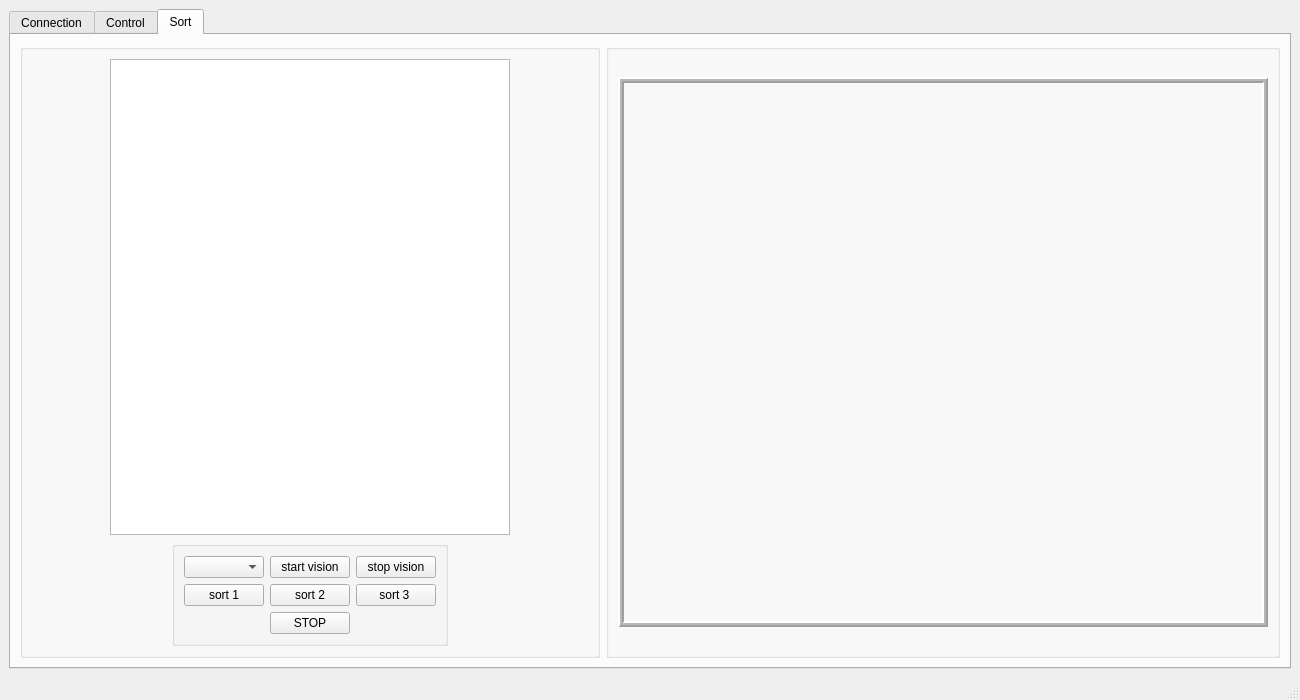
<?xml version="1.0" encoding="UTF-8"?>
<ui version="4.0">
 <class>MainWindow</class>
 <widget class="QMainWindow" name="MainWindow">
  <property name="geometry">
   <rect>
    <x>0</x>
    <y>0</y>
    <width>1300</width>
    <height>700</height>
   </rect>
  </property>
  <property name="minimumSize">
   <size>
    <width>1300</width>
    <height>700</height>
   </size>
  </property>
  <property name="windowTitle">
   <string>MainWindow</string>
  </property>
  <widget class="QWidget" name="centralwidget">
   <layout class="QHBoxLayout" name="horizontalLayout">
    <item>
     <widget class="QTabWidget" name="tabWidget">
      <property name="enabled">
       <bool>true</bool>
      </property>
      <property name="currentIndex">
       <number>2</number>
      </property>
      <widget class="QWidget" name="tab_con">
       <property name="enabled">
        <bool>true</bool>
       </property>
       <attribute name="title">
        <string>Connection</string>
       </attribute>
       <layout class="QGridLayout" name="gridLayout_3">
        <item row="0" column="0">
         <widget class="QGroupBox" name="groupBox_5">
          <property name="maximumSize">
           <size>
            <width>600</width>
            <height>220</height>
           </size>
          </property>
          <property name="title">
           <string/>
          </property>
          <layout class="QGridLayout" name="gridLayout_2">
           <item row="3" column="0">
            <spacer name="verticalSpacer">
             <property name="orientation">
              <enum>Qt::Vertical</enum>
             </property>
             <property name="sizeHint" stdset="0">
              <size>
               <width>20</width>
               <height>40</height>
              </size>
             </property>
            </spacer>
           </item>
           <item row="4" column="3">
            <widget class="QPushButton" name="pushButton_13">
             <property name="enabled">
              <bool>false</bool>
             </property>
             <property name="text">
              <string>Disconnect</string>
             </property>
            </widget>
           </item>
           <item row="0" column="0">
            <widget class="QLabel" name="label_3">
             <property name="text">
              <string>Port:</string>
             </property>
            </widget>
           </item>
           <item row="0" column="2">
            <widget class="QLabel" name="label_4">
             <property name="text">
              <string>Baud Rate:</string>
             </property>
            </widget>
           </item>
           <item row="0" column="3">
            <widget class="QLabel" name="label_5">
             <property name="text">
              <string>Databits:</string>
             </property>
            </widget>
           </item>
           <item row="0" column="4">
            <widget class="QLabel" name="label_6">
             <property name="text">
              <string>Stopbits:</string>
             </property>
            </widget>
           </item>
           <item row="2" column="3">
            <widget class="QComboBox" name="comboBox_3">
             <item>
              <property name="text">
               <string>8</string>
              </property>
             </item>
             <item>
              <property name="text">
               <string>5</string>
              </property>
             </item>
             <item>
              <property name="text">
               <string>6</string>
              </property>
             </item>
             <item>
              <property name="text">
               <string>7</string>
              </property>
             </item>
            </widget>
           </item>
           <item row="2" column="0">
            <widget class="QComboBox" name="comboBox"/>
           </item>
           <item row="2" column="4">
            <widget class="QComboBox" name="comboBox_4">
             <item>
              <property name="text">
               <string>2</string>
              </property>
             </item>
             <item>
              <property name="text">
               <string>1</string>
              </property>
             </item>
             <item>
              <property name="text">
               <string>1.5</string>
              </property>
             </item>
            </widget>
           </item>
           <item row="2" column="2">
            <widget class="QComboBox" name="comboBox_2">
             <item>
              <property name="text">
               <string>9600</string>
              </property>
             </item>
             <item>
              <property name="text">
               <string>4800</string>
              </property>
             </item>
             <item>
              <property name="text">
               <string>2400</string>
              </property>
             </item>
             <item>
              <property name="text">
               <string>19200</string>
              </property>
             </item>
             <item>
              <property name="text">
               <string>38400</string>
              </property>
             </item>
             <item>
              <property name="text">
               <string>57600</string>
              </property>
             </item>
             <item>
              <property name="text">
               <string>115200</string>
              </property>
             </item>
            </widget>
           </item>
           <item row="2" column="1">
            <widget class="QComboBox" name="comboBox_5">
             <item>
              <property name="text">
               <string>Even</string>
              </property>
             </item>
             <item>
              <property name="text">
               <string>None</string>
              </property>
             </item>
             <item>
              <property name="text">
               <string>Odd</string>
              </property>
             </item>
             <item>
              <property name="text">
               <string>Mark</string>
              </property>
             </item>
             <item>
              <property name="text">
               <string>Space</string>
              </property>
             </item>
            </widget>
           </item>
           <item row="0" column="1">
            <widget class="QLabel" name="label_7">
             <property name="text">
              <string>Parity:</string>
             </property>
            </widget>
           </item>
           <item row="4" column="1">
            <widget class="QPushButton" name="pushButton_12">
             <property name="enabled">
              <bool>true</bool>
             </property>
             <property name="text">
              <string>Connect</string>
             </property>
            </widget>
           </item>
          </layout>
         </widget>
        </item>
       </layout>
      </widget>
      <widget class="QWidget" name="tab_cntrl">
       <property name="enabled">
        <bool>false</bool>
       </property>
       <attribute name="title">
        <string>Control</string>
       </attribute>
       <layout class="QGridLayout" name="gridLayout_9">
        <item row="0" column="1">
         <widget class="QGroupBox" name="groupBox_7">
          <property name="title">
           <string>Joint</string>
          </property>
          <layout class="QGridLayout" name="gridLayout_5">
           <item row="2" column="0" alignment="Qt::AlignRight">
            <widget class="QLabel" name="label_11">
             <property name="text">
              <string>J3</string>
             </property>
            </widget>
           </item>
           <item row="3" column="0" alignment="Qt::AlignRight">
            <widget class="QLabel" name="label_12">
             <property name="text">
              <string>J5</string>
             </property>
            </widget>
           </item>
           <item row="0" column="1">
            <widget class="QPushButton" name="pushButton_7">
             <property name="text">
              <string>+</string>
             </property>
            </widget>
           </item>
           <item row="0" column="0" alignment="Qt::AlignRight">
            <widget class="QLabel" name="label_9">
             <property name="text">
              <string>J1</string>
             </property>
            </widget>
           </item>
           <item row="0" column="2">
            <widget class="QPushButton" name="pushButton_8">
             <property name="text">
              <string>-</string>
             </property>
            </widget>
           </item>
           <item row="1" column="0" alignment="Qt::AlignRight">
            <widget class="QLabel" name="label_10">
             <property name="text">
              <string>J2</string>
             </property>
            </widget>
           </item>
           <item row="4" column="0" alignment="Qt::AlignRight">
            <widget class="QLabel" name="label_13">
             <property name="text">
              <string>J6</string>
             </property>
            </widget>
           </item>
           <item row="1" column="1">
            <widget class="QPushButton" name="pushButton_9">
             <property name="text">
              <string>+</string>
             </property>
            </widget>
           </item>
           <item row="1" column="2">
            <widget class="QPushButton" name="pushButton_10">
             <property name="text">
              <string>-</string>
             </property>
            </widget>
           </item>
           <item row="2" column="1">
            <widget class="QPushButton" name="pushButton_11">
             <property name="text">
              <string>+</string>
             </property>
            </widget>
           </item>
           <item row="2" column="2">
            <widget class="QPushButton" name="pushButton_14">
             <property name="text">
              <string>-</string>
             </property>
            </widget>
           </item>
           <item row="3" column="1">
            <widget class="QPushButton" name="pushButton_15">
             <property name="text">
              <string>+</string>
             </property>
            </widget>
           </item>
           <item row="3" column="2">
            <widget class="QPushButton" name="pushButton_16">
             <property name="text">
              <string>-</string>
             </property>
            </widget>
           </item>
           <item row="4" column="1">
            <widget class="QPushButton" name="pushButton_17">
             <property name="text">
              <string>+</string>
             </property>
            </widget>
           </item>
           <item row="4" column="2">
            <widget class="QPushButton" name="pushButton_18">
             <property name="text">
              <string>-</string>
             </property>
            </widget>
           </item>
          </layout>
         </widget>
        </item>
        <item row="1" column="0" rowspan="2">
         <widget class="QGroupBox" name="groupBox_8">
          <property name="title">
           <string>Servo</string>
          </property>
          <layout class="QGridLayout" name="gridLayout_6">
           <item row="3" column="0">
            <widget class="QLabel" name="label_14">
             <property name="text">
              <string>Speed :</string>
             </property>
            </widget>
           </item>
           <item row="3" column="1" colspan="2">
            <widget class="QLabel" name="label_15">
             <property name="text">
              <string>klkl</string>
             </property>
            </widget>
           </item>
           <item row="4" column="0" colspan="3">
            <widget class="QSlider" name="horizontalSlider">
             <property name="orientation">
              <enum>Qt::Horizontal</enum>
             </property>
            </widget>
           </item>
           <item row="1" column="2">
            <widget class="QPushButton" name="pushButton_19">
             <property name="text">
              <string>On</string>
             </property>
            </widget>
           </item>
           <item row="1" column="0">
            <widget class="QPushButton" name="pushButton_20">
             <property name="enabled">
              <bool>false</bool>
             </property>
             <property name="text">
              <string>Off</string>
             </property>
            </widget>
           </item>
           <item row="5" column="2">
            <widget class="QPushButton" name="pushButton_24">
             <property name="text">
              <string>Conf. Speed</string>
             </property>
            </widget>
           </item>
           <item row="5" column="0">
            <widget class="QPushButton" name="pushButton_21">
             <property name="text">
              <string>ERROR RESET</string>
             </property>
            </widget>
           </item>
          </layout>
         </widget>
        </item>
        <item row="1" column="1">
         <widget class="QGroupBox" name="groupBox_9">
          <property name="title">
           <string>Chwytak</string>
          </property>
          <layout class="QGridLayout" name="gridLayout_7">
           <item row="0" column="0">
            <widget class="QPushButton" name="pushButton_22">
             <property name="text">
              <string>On</string>
             </property>
            </widget>
           </item>
           <item row="0" column="1">
            <widget class="QPushButton" name="pushButton_23">
             <property name="enabled">
              <bool>false</bool>
             </property>
             <property name="text">
              <string>Off</string>
             </property>
            </widget>
           </item>
          </layout>
         </widget>
        </item>
        <item row="0" column="0">
         <widget class="QGroupBox" name="groupBox_6">
          <property name="title">
           <string>XYZ</string>
          </property>
          <layout class="QGridLayout" name="gridLayout_4">
           <item row="2" column="0" alignment="Qt::AlignRight">
            <widget class="QLabel" name="label_8">
             <property name="text">
              <string>Z</string>
             </property>
            </widget>
           </item>
           <item row="0" column="0" alignment="Qt::AlignRight">
            <widget class="QLabel" name="label">
             <property name="text">
              <string>X</string>
             </property>
            </widget>
           </item>
           <item row="0" column="2">
            <widget class="QPushButton" name="pushButton_2">
             <property name="text">
              <string>-</string>
             </property>
            </widget>
           </item>
           <item row="0" column="1">
            <widget class="QPushButton" name="pushButton">
             <property name="text">
              <string>+</string>
             </property>
            </widget>
           </item>
           <item row="2" column="2">
            <widget class="QPushButton" name="pushButton_6">
             <property name="text">
              <string>-</string>
             </property>
            </widget>
           </item>
           <item row="1" column="0" alignment="Qt::AlignRight">
            <widget class="QLabel" name="label_2">
             <property name="text">
              <string>Y</string>
             </property>
            </widget>
           </item>
           <item row="1" column="2">
            <widget class="QPushButton" name="pushButton_4">
             <property name="text">
              <string>-</string>
             </property>
            </widget>
           </item>
           <item row="2" column="1">
            <widget class="QPushButton" name="pushButton_5">
             <property name="enabled">
              <bool>false</bool>
             </property>
             <property name="text">
              <string>+</string>
             </property>
            </widget>
           </item>
           <item row="1" column="1">
            <widget class="QPushButton" name="pushButton_3">
             <property name="text">
              <string>+</string>
             </property>
            </widget>
           </item>
          </layout>
         </widget>
        </item>
        <item row="3" column="0" colspan="2">
         <widget class="QGroupBox" name="groupBox_10">
          <property name="title">
           <string>Output Message</string>
          </property>
          <layout class="QGridLayout" name="gridLayout_8">
           <item row="0" column="0">
            <widget class="QLabel" name="label_17">
             <property name="text">
              <string>None</string>
             </property>
            </widget>
           </item>
          </layout>
         </widget>
        </item>
       </layout>
      </widget>
      <widget class="QWidget" name="tab_srt">
       <property name="enabled">
        <bool>true</bool>
       </property>
       <attribute name="title">
        <string>Sort</string>
       </attribute>
       <layout class="QHBoxLayout" name="horizontalLayout_2">
        <item>
         <widget class="QGroupBox" name="groupBox">
          <property name="enabled">
           <bool>true</bool>
          </property>
          <property name="title">
           <string/>
          </property>
          <layout class="QVBoxLayout" name="verticalLayout_2">
           <item alignment="Qt::AlignHCenter">
            <widget class="QTableView" name="obiekty">
             <property name="enabled">
              <bool>true</bool>
             </property>
             <property name="minimumSize">
              <size>
               <width>400</width>
               <height>300</height>
              </size>
             </property>
             <property name="maximumSize">
              <size>
               <width>400</width>
               <height>16000000</height>
              </size>
             </property>
            </widget>
           </item>
           <item alignment="Qt::AlignHCenter">
            <widget class="QGroupBox" name="groupBox_4">
             <property name="enabled">
              <bool>true</bool>
             </property>
             <property name="maximumSize">
              <size>
               <width>300</width>
               <height>300</height>
              </size>
             </property>
             <property name="title">
              <string/>
             </property>
             <layout class="QGridLayout" name="gridLayout">
              <item row="0" column="0">
               <widget class="QComboBox" name="comboBox_6">
                <property name="enabled">
                 <bool>true</bool>
                </property>
               </widget>
              </item>
              <item row="0" column="2">
               <widget class="QPushButton" name="stop_vis">
                <property name="text">
                 <string>stop vision</string>
                </property>
               </widget>
              </item>
              <item row="1" column="0">
               <widget class="QPushButton" name="start_process">
                <property name="text">
                 <string>sort 1</string>
                </property>
               </widget>
              </item>
              <item row="0" column="1">
               <widget class="QPushButton" name="start_vis">
                <property name="enabled">
                 <bool>true</bool>
                </property>
                <property name="text">
                 <string>start vision</string>
                </property>
               </widget>
              </item>
              <item row="1" column="1">
               <widget class="QPushButton" name="pushButton_25">
                <property name="text">
                 <string>sort 2</string>
                </property>
               </widget>
              </item>
              <item row="1" column="2">
               <widget class="QPushButton" name="pushButton_26">
                <property name="text">
                 <string>sort 3 </string>
                </property>
               </widget>
              </item>
              <item row="2" column="1">
               <widget class="QPushButton" name="pushButton_27">
                <property name="text">
                 <string>STOP</string>
                </property>
               </widget>
              </item>
             </layout>
            </widget>
           </item>
          </layout>
         </widget>
        </item>
        <item>
         <widget class="QGroupBox" name="groupBox_2">
          <layout class="QVBoxLayout" name="verticalLayout">
           <item>
            <widget class="QLabel" name="Sort_vision">
             <property name="minimumSize">
              <size>
               <width>650</width>
               <height>550</height>
              </size>
             </property>
             <property name="maximumSize">
              <size>
               <width>650</width>
               <height>550</height>
              </size>
             </property>
             <property name="frameShape">
              <enum>QFrame::Box</enum>
             </property>
             <property name="frameShadow">
              <enum>QFrame::Raised</enum>
             </property>
             <property name="lineWidth">
              <number>2</number>
             </property>
             <property name="midLineWidth">
              <number>2</number>
             </property>
             <property name="text">
              <string/>
             </property>
            </widget>
           </item>
          </layout>
         </widget>
        </item>
       </layout>
      </widget>
     </widget>
    </item>
   </layout>
  </widget>
  <widget class="QMenuBar" name="menubar">
   <property name="geometry">
    <rect>
     <x>0</x>
     <y>0</y>
     <width>1300</width>
     <height>25</height>
    </rect>
   </property>
   <property name="nativeMenuBar">
    <bool>false</bool>
   </property>
  </widget>
  <widget class="QStatusBar" name="statusbar"/>
  <action name="actionAdd_object">
   <property name="text">
    <string>Add object</string>
   </property>
  </action>
  <action name="actionDelete_object">
   <property name="text">
    <string>Delete object</string>
   </property>
  </action>
  <action name="actionClear_all">
   <property name="text">
    <string>Clear all</string>
   </property>
  </action>
 </widget>
 <resources/>
 <connections/>
</ui>
